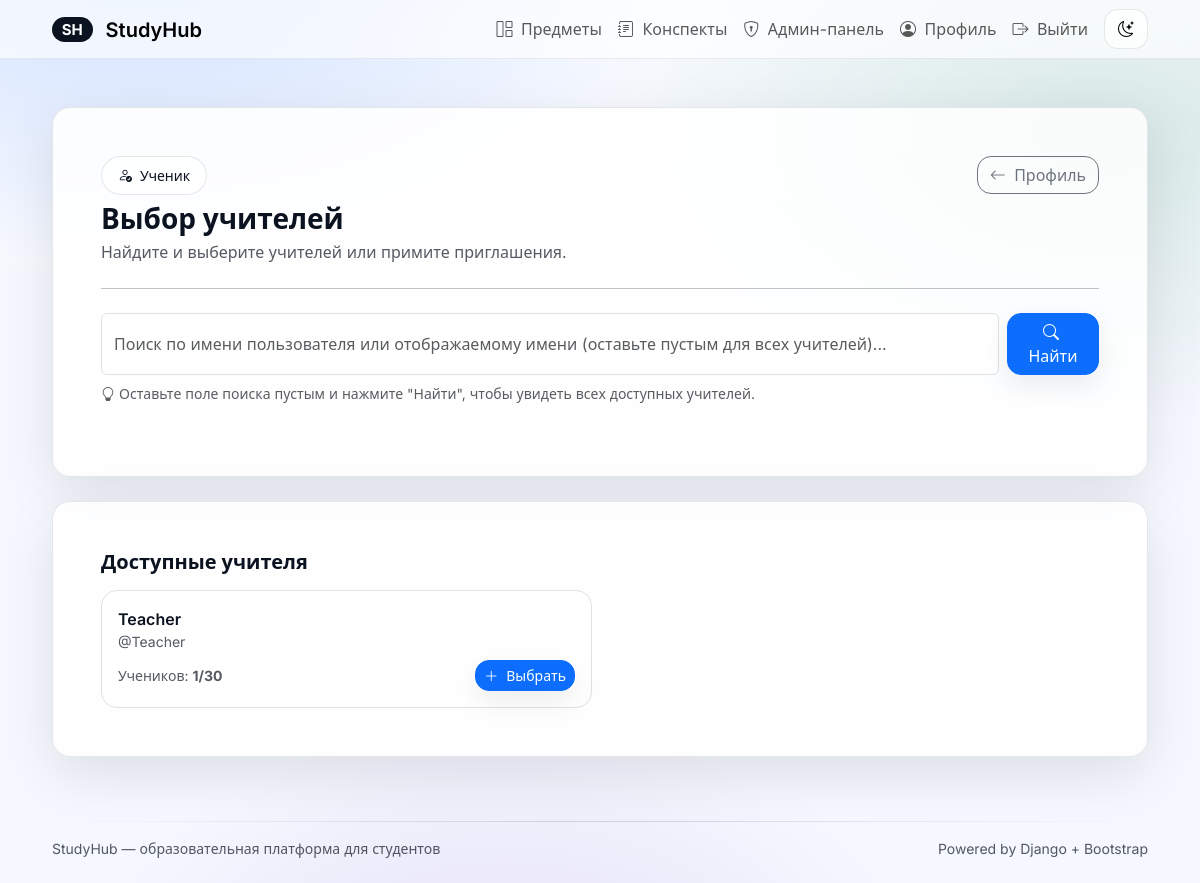
The page /student/select-teacher/ (signed in) on the database as committed earlier.
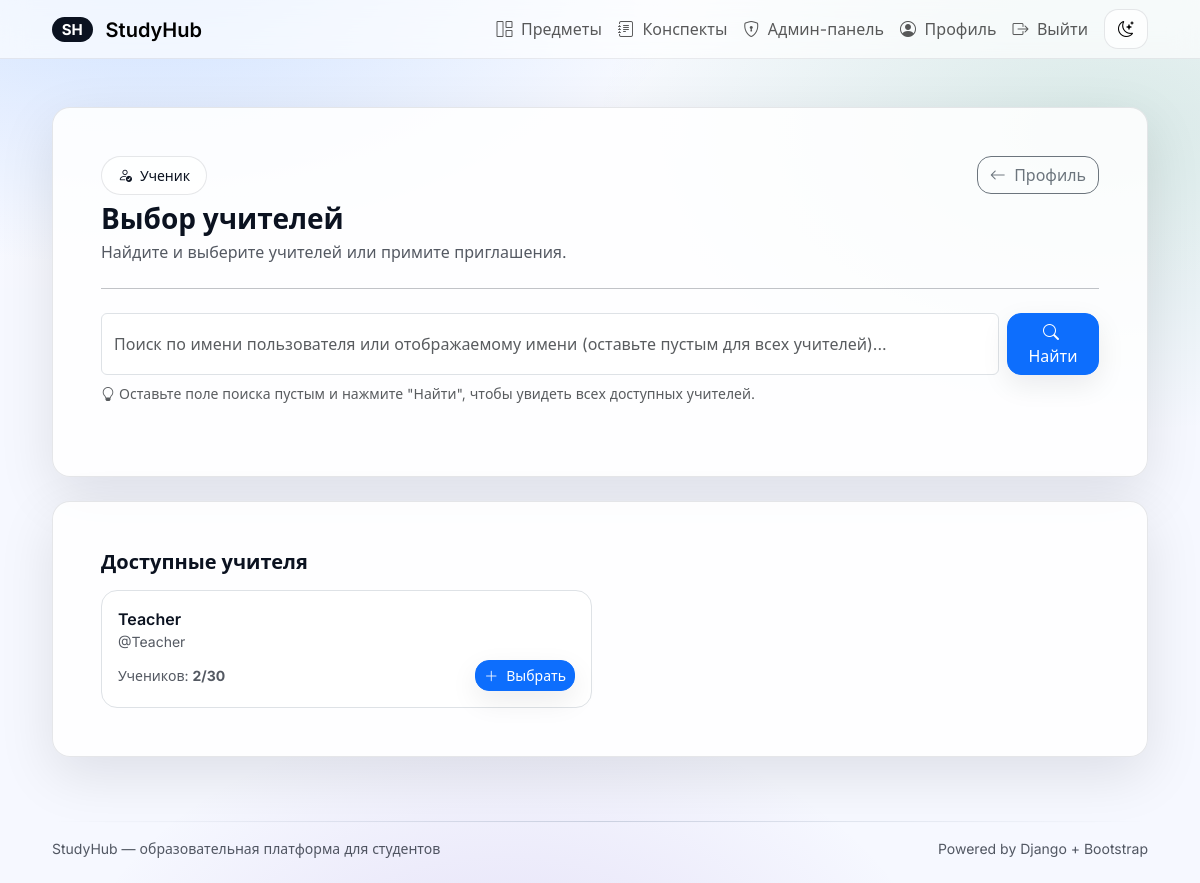
The same page on the database as committed later.
### core/models.py (models this page shows, shortened)
class UserProfile(models.Model):
    ROLE_TEACHER = 'teacher'
    ROLE_STUDENT = 'student'
    ROLE_CHOICES = [
        (ROLE_TEACHER, 'Учитель'),
        (ROLE_STUDENT, 'Ученик'),
    ]
    user = models.OneToOneField(settings.AUTH_USER_MODEL, on_delete=models.CASCADE, related_name='profile')
    display_name = models.CharField(max_length=80, blank=True, verbose_name='Отображаемое имя')
    bio = models.TextField(blank=True, verbose_name='О себе')
    role = models.CharField(max_length=10, choices=ROLE_CHOICES, default=ROLE_STUDENT, verbose_name='Роль')
    avatar = models.ImageField(upload_to='avatars/', blank=True, null=True, verbose_name='Фото профиля')
    website = models.URLField(blank=True, null=True, max_length=200, verbose_name='Сайт')
    github = models.CharField(max_length=100, blank=True, null=True, verbose_name='GitHub')
    telegram = models.CharField(max_length=100, blank=True, null=True, verbose_name='Telegram')
    vk = models.CharField(max_length=100, blank=True, null=True, verbose_name='VK')
    class Meta:
        verbose_name = 'Профиль'
        verbose_name_plural = 'Профили'
    @property
    def is_student(self) -> bool:
        return self.role == self.ROLE_STUDENT

### core/views.py (the view, shortened to what this page needs)
# urls.py: path('student/select-teacher/', views.student_select_teacher, name='student_select_teacher'),
@login_required
def student_select_teacher(request: HttpRequest) -> HttpResponse:
    profile = get_object_or_404(UserProfile, user=request.user)
    if not profile.is_student:
        messages.error(request, 'Доступно только для учеников.')
        return redirect('profile')
    current_teachers = TeacherStudent.objects.filter(student=profile).select_related('teacher', 'teacher__user')
    current_teacher_ids = set(ts.teacher_id for ts in current_teachers)
    search_query = request.GET.get('search', '').strip()
    teachers = UserProfile.objects.filter(role=UserProfile.ROLE_TEACHER).select_related('user')
    if search_query:
        teachers = teachers.filter(
            user__username__icontains=search_query
        ) | teachers.filter(
            display_name__icontains=search_query
        )
    teachers = teachers.exclude(id__in=current_teacher_ids).order_by('user__username')
    teachers_with_count = []
    for teacher in teachers:
        student_count = TeacherStudent.objects.filter(teacher=teacher).count()
        teachers_with_count.append({
            'teacher': teacher,
            'student_count': student_count,
            'can_add': student_count < TeacherStudent.MAX_STUDENTS_PER_TEACHER,
        })
    return render(
        request,
        'core/student_select_teacher.html',
        {
            'profile': profile,
            'current_teachers': current_teachers,
            'teachers_with_count': teachers_with_count,
            'search_query': search_query,
        },
    )

### templates/core/student_select_teacher.html (shortened to what this page needs)
{% extends "base.html" %}
{% block content %}
  <div class="sh-glass sh-card p-4 p-lg-5 mb-4">
    <div class="d-flex flex-wrap justify-content-between align-items-start gap-3">
      <div>
        <div class="d-inline-flex align-items-center gap-2 mb-2">
          <span class="px-3 py-2 sh-chip small"><i class="bi bi-person-check me-1"></i> Ученик</span>
        </div>
        <h1 class="h3 fw-bold mb-1">Выбор учителей</h1>
        <div class="sh-muted">
          Найдите и выберите учителей или примите приглашения.
        </div>
      </div>
      <a class="btn btn-outline-secondary" href="{% url 'profile' %}">
        <i class="bi bi-arrow-left me-1"></i> Профиль
      </a>
    </div>
    <hr class="my-4" />
    <div class="mb-4">
      <form method="get" class="d-flex gap-2">
        <input
          type="text"
          name="search"
          class="form-control"
          placeholder="Поиск по имени пользователя или отображаемому имени (оставьте пустым для всех учителей)..."
          value="{{ search_query }}"
        />
        <button class="btn btn-primary" type="submit">
          <i class="bi bi-search me-1"></i> Найти
        </button>
      </form>
      <div class="form-text mt-2">
        <i class="bi bi-lightbulb me-1"></i>Оставьте поле поиска пустым и нажмите "Найти", чтобы увидеть всех доступных учителей.
      </div>
    </div>
  </div>
  <div class="sh-glass sh-card p-4 p-lg-5">
    <h2 class="h5 fw-semibold mb-3">
      {% if search_query %}
        Результаты поиска
      {% else %}
        Доступные учителя
      {% endif %}
    </h2>
    {% if teachers_with_count %}
      <div class="row g-3">
        {% for item in teachers_with_count %}
          <div class="col-12 col-md-6">
            <div class="p-3 rounded-4 border bg-white">
              <div class="d-flex justify-content-between align-items-start gap-2 mb-2">
                <div>
                  <div class="fw-semibold">{{ item.teacher.display_name|default:item.teacher.user.username }}</div>
                  <div class="small sh-muted">@{{ item.teacher.user.username }}</div>
                </div>
              </div>
              <div class="d-flex justify-content-between align-items-center">
                <div class="small sh-muted">
                  Учеников: <strong>{{ item.student_count }}/30</strong>
                </div>
                {% if item.can_add %}
                  <form method="post" class="d-inline">
                    <button type="submit" class="btn btn-sm btn-primary">
                      <i class="bi bi-plus-lg me-1"></i> Выбрать
                    </button>
                  </form>
                {% else %}
                  <span class="badge bg-secondary">Лимит достигнут</span>
                {% endif %}
              </div>
            </div>
          </div>
        {% endfor %}
      </div>
    {% endif %}
  </div>
{% endblock %}

Rows that differ between the two databases and show on the page:
changed UserProfile "Teacher": student_count "1" → "2"
